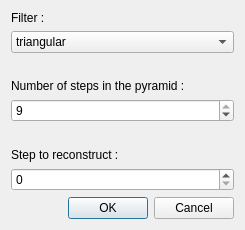
<?xml version="1.0" encoding="UTF-8"?>
<ui version="4.0">
 <class>InversePyramidDialog</class>
 <widget class="QDialog" name="InversePyramidDialog">
  <property name="geometry">
   <rect>
    <x>0</x>
    <y>0</y>
    <width>245</width>
    <height>230</height>
   </rect>
  </property>
  <property name="windowTitle">
   <string>Pyramidal reconstruction</string>
  </property>
  <layout class="QVBoxLayout" name="verticalLayout">
   <item>
    <widget class="QLabel" name="label">
     <property name="text">
      <string>Filter : </string>
     </property>
    </widget>
   </item>
   <item>
    <widget class="QComboBox" name="filterBox">
     <item>
      <property name="text">
       <string>triangular</string>
      </property>
     </item>
     <item>
      <property name="text">
       <string>gaussian</string>
      </property>
     </item>
     <item>
      <property name="text">
       <string>trimodal</string>
      </property>
     </item>
     <item>
      <property name="text">
       <string>rectangular</string>
      </property>
     </item>
     <item>
      <property name="text">
       <string>qmf</string>
      </property>
     </item>
    </widget>
   </item>
   <item>
    <spacer name="verticalSpacer">
     <property name="orientation">
      <enum>Qt::Vertical</enum>
     </property>
     <property name="sizeHint" stdset="0">
      <size>
       <width>20</width>
       <height>40</height>
      </size>
     </property>
    </spacer>
   </item>
   <item>
    <widget class="QLabel" name="nbStepLabel">
     <property name="text">
      <string>Number of steps in the pyramid : </string>
     </property>
    </widget>
   </item>
   <item>
    <widget class="QSpinBox" name="nbStepBox">
     <property name="minimum">
      <number>1</number>
     </property>
     <property name="maximum">
      <number>9</number>
     </property>
     <property name="value">
      <number>9</number>
     </property>
    </widget>
   </item>
   <item>
    <spacer name="verticalSpacer_2">
     <property name="orientation">
      <enum>Qt::Vertical</enum>
     </property>
     <property name="sizeHint" stdset="0">
      <size>
       <width>20</width>
       <height>40</height>
      </size>
     </property>
    </spacer>
   </item>
   <item>
    <widget class="QLabel" name="label_2">
     <property name="text">
      <string>Step to reconstruct :</string>
     </property>
    </widget>
   </item>
   <item>
    <widget class="QSpinBox" name="stepBox">
     <property name="minimum">
      <number>0</number>
     </property>
     <property name="maximum">
      <number>8</number>
     </property>
     <property name="value">
      <number>0</number>
     </property>
    </widget>
   </item>
   <item>
    <widget class="QDialogButtonBox" name="buttonBox_2">
     <property name="orientation">
      <enum>Qt::Horizontal</enum>
     </property>
     <property name="standardButtons">
      <set>QDialogButtonBox::Cancel|QDialogButtonBox::Ok</set>
     </property>
    </widget>
   </item>
  </layout>
 </widget>
 <resources/>
 <connections>
  <connection>
   <sender>buttonBox_2</sender>
   <signal>accepted()</signal>
   <receiver>InversePyramidDialog</receiver>
   <slot>accept()</slot>
   <hints>
    <hint type="sourcelabel">
     <x>122</x>
     <y>191</y>
    </hint>
    <hint type="destinationlabel">
     <x>122</x>
     <y>106</y>
    </hint>
   </hints>
  </connection>
  <connection>
   <sender>buttonBox_2</sender>
   <signal>rejected()</signal>
   <receiver>InversePyramidDialog</receiver>
   <slot>reject()</slot>
   <hints>
    <hint type="sourcelabel">
     <x>122</x>
     <y>191</y>
    </hint>
    <hint type="destinationlabel">
     <x>122</x>
     <y>106</y>
    </hint>
   </hints>
  </connection>
 </connections>
</ui>
